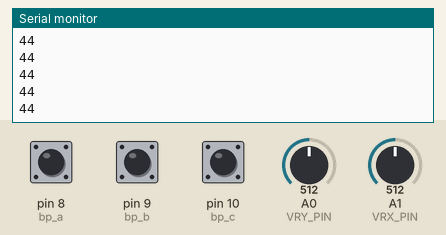
Simulated run of this sketch. Board: Arduino Uno, built with avr-gcc and run on an emulated ATmega328P. Parts: the last lines printed to the serial monitor. The test bench sets the inputs (shaded band); at power-on: pin 8 (bp_a) HIGH, pin 9 (bp_b) HIGH, pin 10 (bp_c) HIGH, A0 (VRY_PIN) = 512, A1 (VRX_PIN) = 512.

Above: at 1.2 s.
1.3 s: pin 8 (bp_a) pulled LOW for 0.15 s
At 1.48 s:
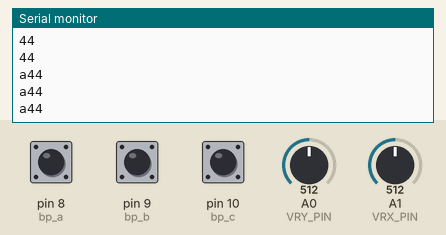
2.9 s: pin 9 (bp_b) pulled LOW for 0.15 s
At 3.1 s:
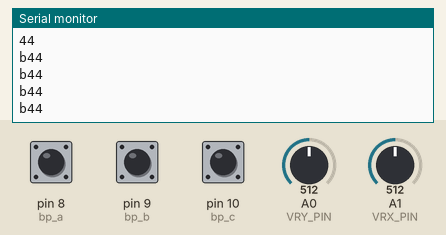
4.5 s: pin 10 (bp_c) pulled LOW for 0.15 s
At 4.68 s:
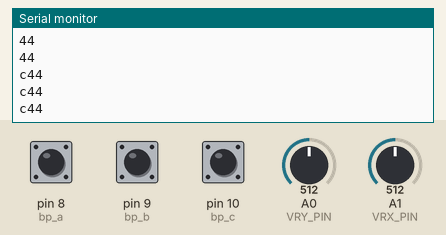
6.1 s: A0 (VRY_PIN) set to 716
At 6.14 s:
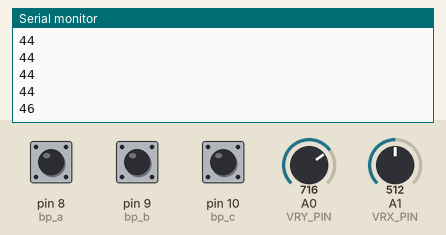
7.6 s: A1 (VRX_PIN) set to 716
At 7.63 s:
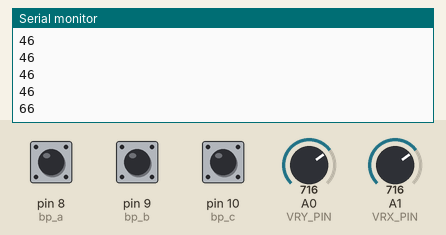
9.1 s: pin 8 (bp_a) pulled LOW for 1 s
At 10.14 s:
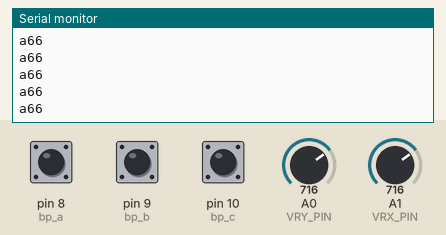
Timing chart, 0 to 12.1 s (numbered marks = the images above; inputs shaded):
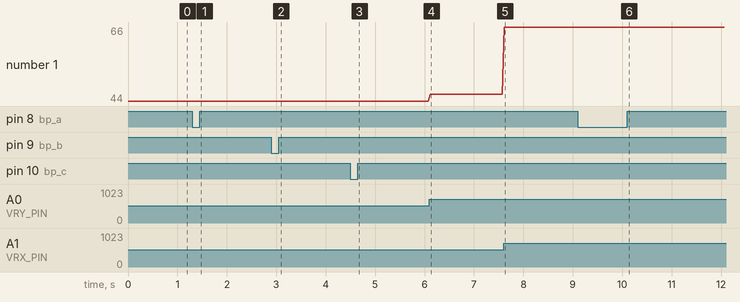

The sketch:

main.ino
```cpp
#define bp_a 8
#define bp_b 9
#define bp_c 10

#define VRX_PIN  A1 // Arduino pin connected to VRX pin
#define VRY_PIN  A0 // Arduino pin connected to VRY pin

int xValue = 0; // To store value of the X axis
int yValue = 0; // To store value of the Y axis

int bs_a = 0;
int bs_b = 0;
int bs_c = 0;


void setup() {
  pinMode(bp_a, INPUT_PULLUP);
  pinMode(bp_b, INPUT_PULLUP);
  pinMode(bp_c, INPUT_PULLUP);

  Serial.begin(115200);
  Serial.setTimeout(1);
}

void loop() {
  xValue = analogRead(VRX_PIN);
  yValue = analogRead(VRY_PIN);

  int x = map(xValue, 0, 1023, 0, 9);
  int y = map(yValue, 0, 1023, 0, 9);

  Serial.print(x);
  Serial.print(y);
  Serial.print('\n');

  bs_a = digitalRead(bp_a);
  bs_b = digitalRead(bp_b);
  bs_c = digitalRead(bp_c);

  if (bs_a == 0){
    Serial.print('a');
  }
  if (bs_b == 0){
    Serial.print('b');
  }
  if (bs_c == 0){
    Serial.print('c');
  }
  delay(40);
}
```

Measured:
- after the input at 1.3 s, the serial monitor: prints a new line at once (image 1)
- after the input at 2.9 s, the serial monitor: prints a new line at once (image 2)
- after the input at 4.5 s, the serial monitor: prints a new line at once (image 3)
- after the input at 6.1 s, the serial monitor: prints a new line at once (image 4)
- after the input at 7.6 s, the serial monitor: prints a new line at once (image 5)
- after the input at 9.1 s, the serial monitor: prints a new line at once (image 6)
- plotted number 1: 44 → 46 after the input at 6.1 s, 46 → 66 after the input at 7.6 s
